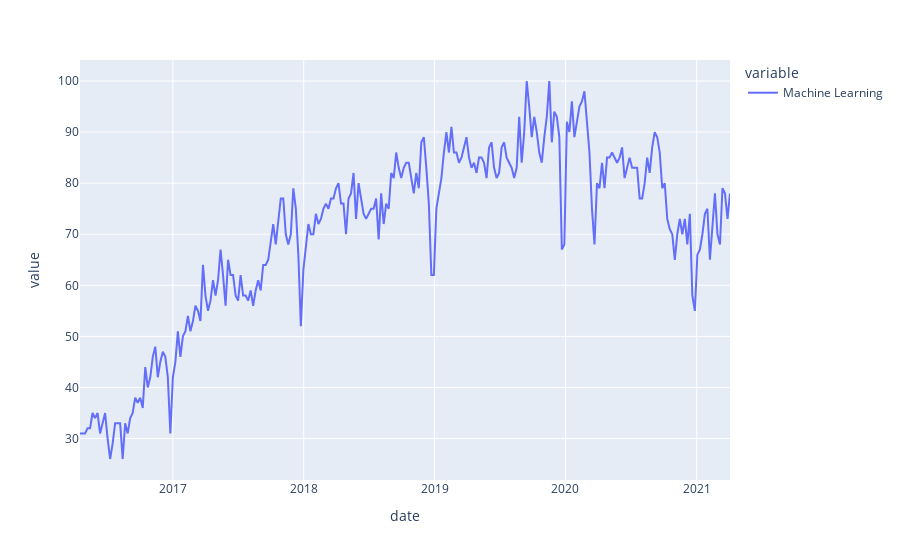

Notebook source saved alongside this figure:
### Code cell
plot.line(iot["Machine Learning"])

### Figure 1 — Plotly figure (JSON) as saved in the notebook; plotly's stock layout.template omitted (floating-point values rounded to 4 significant figures; data arrays with more than 128 entries replaced by an {"elided": "..."} marker saying what was removed)
{"data": [{"hovertemplate": "variable=Machine Learning<br>date=%{x}<br>value=%{y}<extra></extra>", "legendgroup": "Machine Learning", "line": {"color": "#636efa", "dash": "solid"}, "mode": "lines", "name": "Machine Learning", "orientation": "v", "showlegend": true, "type": "scatter", "x": {"elided": "260 str values"}, "xaxis": "x", "y": {"elided": "260 int values"}, "yaxis": "y"}], "layout": {"legend": {"title": {"text": "variable"}, "tracegroupgap": 0}, "margin": {"t": 60}, "xaxis": {"anchor": "y", "domain": [0, 1], "title": {"text": "date"}}, "yaxis": {"anchor": "x", "domain": [0, 1], "title": {"text": "value"}}}}
